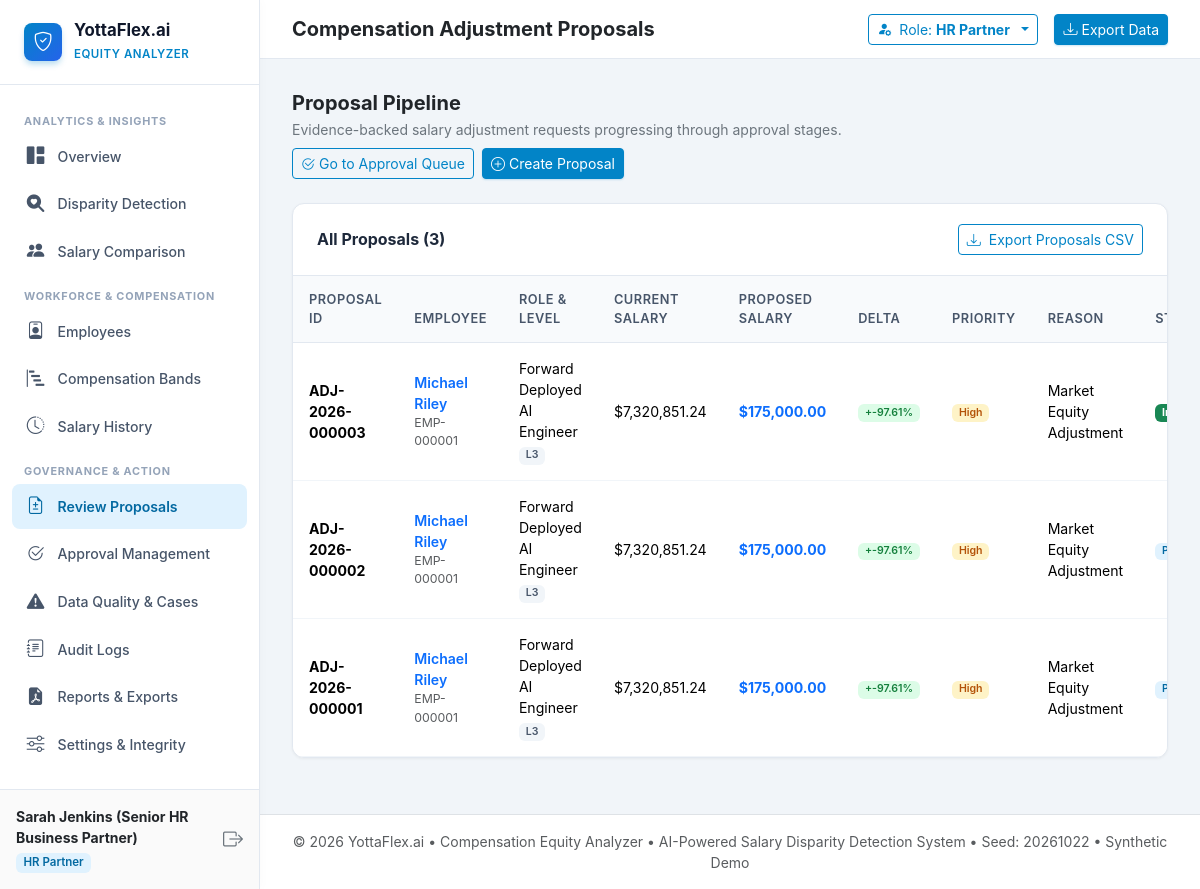
Page /proposals on the committed database.
### compensation-equity-analyzer/models/supporting.py (models this page shows, shortened)
class User(Base):
    __tablename__ = "users"
    id = Column(String(50), primary_key=True) # e.g., USR-001
    username = Column(String(50), unique=True, nullable=False, index=True)
    email = Column(String(100), unique=True, nullable=False, index=True)
    full_name = Column(String(100), nullable=False)
    role = Column(String(50), nullable=False, index=True) # Employee, Manager, HR Partner, IT/Operations Partner, System Administrator
    employee_id = Column(String(50), ForeignKey("employees.id"), nullable=True)
    password_hash = Column(String(255), nullable=False)
    is_active = Column(Boolean, nullable=False, default=True)
    created_at = Column(DateTime, default=datetime.utcnow, nullable=False)
    employee = relationship("Employee")

### compensation-equity-analyzer/models/adjustment.py (models this page shows, shortened)
class AdjustmentProposal(Base):
    __tablename__ = "adjustment_proposals"
    id = Column(String(50), primary_key=True) # e.g., ADJ-2026-000001
    employee_id = Column(String(50), ForeignKey("employees.id"), nullable=False, index=True)
    current_salary = Column(Float, nullable=False)
    proposed_salary = Column(Float, nullable=False)
    currency = Column(String(10), nullable=False, default="USD")
    percentage_change = Column(Float, nullable=False)
    reason = Column(String(200), nullable=False) # Market Equity, Promotion Adjustment, Anomaly Resolution
    supporting_evidence = Column(Text, nullable=False) # Anomaly report, performance rating, tenure metrics
    status = Column(String(50), nullable=False, default="Draft", index=True)
    priority = Column(String(20), nullable=False, default="Medium") # Low, Medium, High, Urgent
    submitted_by = Column(String(100), nullable=True)
    submitted_at = Column(DateTime, nullable=True)
    reviewed_by = Column(String(100), nullable=True)
    reviewed_at = Column(DateTime, nullable=True)
    effective_date = Column(Date, nullable=False)
    created_at = Column(DateTime, default=datetime.utcnow, nullable=False)
    updated_at = Column(DateTime, default=datetime.utcnow, onupdate=datetime.utcnow, nullable=False)
    employee = relationship("Employee", back_populates="adjustment_proposals")
    approval_history = relationship("ApprovalHistory", back_populates="proposal", order_by="ApprovalHistory.action_timestamp")
    adjustment_event = relationship("AdjustmentEvent", back_populates="proposal", uselist=False)

### compensation-equity-analyzer/models/employee.py (models this page shows, shortened)
class Employee(Base):
    __tablename__ = "employees"
    id = Column(String(50), primary_key=True)  # e.g., EMP-000001
    first_name = Column(String(100), nullable=False)
    last_name = Column(String(100), nullable=False)
    email = Column(String(150), unique=True, nullable=False, index=True)
    department = Column(String(100), nullable=False, index=True)
    role_id = Column(String(50), ForeignKey("roles.id"), nullable=False, index=True)
    level_id = Column(String(50), ForeignKey("levels.id"), nullable=False, index=True)
    location_id = Column(String(50), ForeignKey("locations.id"), nullable=False, index=True)
    manager_id = Column(String(50), ForeignKey("employees.id"), nullable=True, index=True)
    hire_date = Column(Date, nullable=False, index=True)
    status = Column(String(20), nullable=False, default="Active", index=True) # Active, On Leave, Terminated
    fte = Column(Float, nullable=False, default=1.0) # Full-Time Equivalent (e.g., 1.0, 0.8, 0.5)
    currency = Column(String(10), nullable=False, default="USD")
    created_at = Column(DateTime, default=datetime.utcnow, nullable=False)
    updated_at = Column(DateTime, default=datetime.utcnow, onupdate=datetime.utcnow, nullable=False)
    role = relationship("Role", back_populates="employees")
    level = relationship("Level", back_populates="employees")
    location = relationship("Location", back_populates="employees")
    manager = relationship("Employee", remote_side=[id], backref="direct_reports")
    salary_records = relationship("SalaryRecord", back_populates="employee", order_by="desc(SalaryRecord.effective_date)")
    performance_records = relationship("PerformanceEvidence", foreign_keys="[PerformanceEvidence.employee_id]", back_populates="employee", order_by="desc(PerformanceEvidence.review_date)")
    tenure_record = relationship("Tenure", back_populates="employee", uselist=False)
    promotions = relationship("Promotion", back_populates="employee", order_by="desc(Promotion.effective_date)")
    adjustment_proposals = relationship("AdjustmentProposal", back_populates="employee")
    group_memberships = relationship("ComparisonGroupMember", back_populates="employee")

### compensation-equity-analyzer/models/role.py (models this page shows, shortened)
class Role(Base):
    __tablename__ = "roles"
    id = Column(String(50), primary_key=True)  # e.g., ROLE-SWE
    code = Column(String(20), unique=True, nullable=False, index=True)
    name = Column(String(100), nullable=False)
    department = Column(String(100), nullable=False, index=True)
    job_family = Column(String(100), nullable=False, index=True) # Engineering, AI & Data, Product, etc.
    description = Column(Text, nullable=True)
    created_at = Column(DateTime, default=datetime.utcnow, nullable=False)
    updated_at = Column(DateTime, default=datetime.utcnow, onupdate=datetime.utcnow, nullable=False)
    employees = relationship("Employee", back_populates="role")
    compensation_bands = relationship("CompensationBand", back_populates="role")
    comparison_groups = relationship("ComparisonGroup", back_populates="role")

### compensation-equity-analyzer/models/level.py (models this page shows, shortened)
class Level(Base):
    __tablename__ = "levels"
    id = Column(String(50), primary_key=True)  # e.g., LVL-L1
    code = Column(String(20), unique=True, nullable=False, index=True) # L1, L2, L3, L4, L5, L6
    name = Column(String(100), nullable=False) # Associate, Mid, Senior, Staff, Principal, Executive
    hierarchy_order = Column(Integer, nullable=False, index=True) # 1 to 6
    min_experience_years = Column(Integer, nullable=False, default=0)
    description = Column(Text, nullable=True)
    created_at = Column(DateTime, default=datetime.utcnow, nullable=False)
    updated_at = Column(DateTime, default=datetime.utcnow, onupdate=datetime.utcnow, nullable=False)
    employees = relationship("Employee", back_populates="level")
    compensation_bands = relationship("CompensationBand", back_populates="level")
    promotions_from = relationship("Promotion", foreign_keys="Promotion.from_level_id", back_populates="from_level")
    promotions_to = relationship("Promotion", foreign_keys="Promotion.to_level_id", back_populates="to_level")

### compensation-equity-analyzer/routes/proposals.py (the view)
@router.get("/proposals", response_class=HTMLResponse)
def list_proposals(
    request: Request,
    status_filter: Optional[str] = None,
    db: Session = Depends(get_db)
):
    current_user = get_current_user(request, db)
    query = db.query(AdjustmentProposal).order_by(AdjustmentProposal.created_at.desc())
    if status_filter:
        query = query.filter(AdjustmentProposal.status == status_filter)
    proposals = query.all()
    employees = db.query(Employee).order_by(Employee.id).limit(100).all()
    return templates.TemplateResponse("proposals.html", {
        "request": request,
        "current_user": current_user,
        "proposals": proposals,
        "employees": employees,
        "status_filter": status_filter or ""
    })

### compensation-equity-analyzer/templates/proposals.html (shortened to what this page needs)
{% extends "base.html" %}
{% block header_title %}Compensation Adjustment Proposals{% endblock %}
{% block content %}
<div class="container-fluid p-0">
  <div class="d-flex align-items-center justify-content-between mb-4 flex-wrap gap-2">
    <div>
      <h5 class="fw-bold text-dark mb-1">Proposal Pipeline</h5>
      <p class="text-secondary small mb-0">Evidence-backed salary adjustment requests progressing through approval stages.</p>
    </div>
    <div class="d-flex gap-2">
      <a href="/approvals" class="btn btn-outline-primary btn-sm">
        <i class="bi bi-check2-circle"></i> Go to Approval Queue
      </a>
      <button type="button" class="btn btn-primary btn-sm" data-bs-toggle="modal" data-bs-target="#newProposalModal">
        <i class="bi bi-plus-circle"></i> Create Proposal
      </button>
    </div>
  </div>
  <div class="table-card">
    <div class="table-header">
      <h6 class="fw-bold mb-0">All Proposals ({{ proposals|length }})</h6>
      <a href="/api/v1/export/proposals/csv" class="btn btn-sm btn-outline-primary">
        <i class="bi bi-download me-1"></i> Export Proposals CSV
      </a>
    </div>
    <div class="table-responsive">
      <table class="table table-hover mb-0">
        <thead>
          <tr>
            <th>Proposal ID</th>
            <th>Employee</th>
            <th>Role & Level</th>
            <th>Current Salary</th>
            <th>Proposed Salary</th>
            <th>Delta</th>
            <th>Priority</th>
            <th>Reason</th>
            <th>Status</th>
          </tr>
        </thead>
        <tbody>
          {% for p in proposals %}
          <tr>
            <td class="fw-bold">{{ p.id }}</td>
            <td>
              <a href="/employees/{{ p.employee_id }}" class="fw-semibold text-decoration-none">
                {{ p.employee.full_name if p.employee else p.employee_id }}
              </a>
              <div class="text-muted small">{{ p.employee_id }}</div>
            </td>
            <td>
              <div>{{ p.employee.role.name if p.employee and p.employee.role else '' }}</div>
              <span class="badge badge-soft-secondary">{{ p.employee.level.code if p.employee and p.employee.level else '' }}</span>
            </td>
            <td>${{ "{:,.2f}".format(p.current_salary) }}</td>
            <td class="fw-bold text-primary">${{ "{:,.2f}".format(p.proposed_salary) }}</td>
            <td><span class="badge badge-soft-success">+{{ p.percentage_change }}%</span></td>
            <td>
              <span class="badge {% if p.priority == 'Urgent' %}badge-soft-danger{% elif p.priority == 'High' %}badge-soft-warning{% else %}badge-soft-info{% endif %}">
                {{ p.priority }}
              </span>
            </td>
            <td class="small">{{ p.reason }}</td>
            <td>
              <span class="badge {% if p.status == 'Approved' %}badge-soft-success{% elif p.status == 'Implemented' %}bg-success text-white{% elif p.status == 'Rejected' %}badge-soft-danger{% elif p.status == 'On Hold' %}badge-soft-secondary{% else %}badge-soft-info{% endif %}">
              </span>
            </td>
          </tr>
          {% else %}
          <tr>
            <td colspan="11" class="text-center text-muted py-4">No active adjustment proposals found.</td>
          </tr>
          {% endfor %}
        </tbody>
      </table>
    </div>
  </div>
</div>
{% endblock %}

### compensation-equity-analyzer/templates/base.html (shortened to what this page needs)
<!DOCTYPE html>
<html lang="en">
<head>
  <link href="https://cdn.jsdelivr.net/npm/bootstrap@5.3.3/dist/css/bootstrap.min.css" rel="stylesheet">
  <link rel="stylesheet" href="https://cdn.jsdelivr.net/npm/bootstrap-icons@1.11.3/font/bootstrap-icons.min.css">
  <link rel="stylesheet" href="/static/css/styles.css">
</head>
<body>
  <aside class="sidebar">
    <a href="/dashboard" class="sidebar-brand">
      <div class="brand-icon">
        <i class="bi bi-shield-check"></i>
      </div>
      <div class="brand-text">
        <h6>YottaFlex.ai</h6>
        <small>Equity Analyzer</small>
      </div>
    </a>
    <ul class="sidebar-nav">
      <li class="sidebar-heading">Analytics & Insights</li>
      <li class="nav-item">
        <a href="/dashboard" class="nav-link {% if request.url.path == '/dashboard' or request.url.path == '/' %}active{% endif %}">
          <i class="bi bi-grid-1x2-fill"></i>
          <span>Overview</span>
        </a>
      </li>
      <li class="nav-item">
        <a href="/disparity-detection" class="nav-link {% if '/disparity-detection' in request.url.path or '/analysis' in request.url.path %}active{% endif %}">
          <i class="bi bi-search-heart-fill"></i>
          <span>Disparity Detection</span>
        </a>
      </li>
      <li class="nav-item">
        <a href="/salary-comparison" class="nav-link {% if '/salary-comparison' in request.url.path %}active{% endif %}">
          <i class="bi bi-people-fill"></i>
          <span>Salary Comparison</span>
        </a>
      </li>
      <li class="sidebar-heading">Workforce & Compensation</li>
      <li class="nav-item">
        <a href="/employees" class="nav-link {% if '/employees' in request.url.path %}active{% endif %}">
          <i class="bi bi-person-badge"></i>
          <span>Employees</span>
        </a>
      </li>
      <li class="nav-item">
        <a href="/compensation-bands" class="nav-link {% if '/compensation-bands' in request.url.path %}active{% endif %}">
          <i class="bi bi-bar-chart-steps"></i>
          <span>Compensation Bands</span>
        </a>
      </li>
      <li class="nav-item">
        <a href="/salary-history" class="nav-link {% if '/salary-history' in request.url.path %}active{% endif %}">
          <i class="bi bi-clock-history"></i>
          <span>Salary History</span>
        </a>
      </li>
      <li class="sidebar-heading">Governance & Action</li>
      <li class="nav-item">
        <a href="/proposals" class="nav-link {% if '/proposals' in request.url.path %}active{% endif %}">
          <i class="bi bi-file-earmark-diff"></i>
          <span>Review Proposals</span>
        </a>
      </li>
      <li class="nav-item">
        <a href="/approvals" class="nav-link {% if '/approvals' in request.url.path %}active{% endif %}">
          <i class="bi bi-check2-circle"></i>
          <span>Approval Management</span>
        </a>
      </li>
      <li class="nav-item">
        <a href="/data-quality" class="nav-link {% if '/data-quality' in request.url.path %}active{% endif %}">
          <i class="bi bi-exclamation-triangle-fill"></i>
          <span>Data Quality & Cases</span>
        </a>
      </li>
      <li class="nav-item">
        <a href="/audit-logs" class="nav-link {% if '/audit-logs' in request.url.path %}active{% endif %}">
          <i class="bi bi-journal-text"></i>
          <span>Audit Logs</span>
        </a>
      </li>
      <li class="nav-item">
        <a href="/reports" class="nav-link {% if '/reports' in request.url.path %}active{% endif %}">
          <i class="bi bi-file-earmark-pdf-fill"></i>
          <span>Reports & Exports</span>
        </a>
      </li>
      <li class="nav-item">
        <a href="/settings" class="nav-link {% if '/settings' in request.url.path %}active{% endif %}">
          <i class="bi bi-sliders"></i>
          <span>Settings & Integrity</span>
        </a>
      </li>
    </ul>
    <div class="sidebar-footer">
      <div class="d-flex align-items-center justify-content-between">
        <div>
          <div class="fw-bold small text-dark">{{ current_user.full_name if current_user else 'Demo Reviewer' }}</div>
          <span class="badge badge-soft-info" style="font-size: 0.72rem;">{{ current_user.role if current_user else 'HR Partner' }}</span>
        </div>
        <a href="/login" class="text-secondary" title="Logout"><i class="bi bi-box-arrow-right fs-5"></i></a>
      </div>
    </div>
  </aside>
  <div class="main-wrapper">
    <header class="top-navbar">
      <div class="d-flex align-items-center gap-3">
        <span class="fw-bold text-dark fs-5">{% block header_title %}Overview Dashboard{% endblock %}</span>
      </div>
      <div class="d-flex align-items-center gap-3">
        <div class="dropdown">
          <button class="btn btn-sm btn-outline-primary dropdown-toggle d-flex align-items-center gap-2" type="button" data-bs-toggle="dropdown">
            <i class="bi bi-person-fill-gear"></i>
            <span>Role: <strong>{{ current_user.role if current_user else 'HR Partner' }}</strong></span>
          </button>
        </div>
        <a href="/reports" class="btn btn-sm btn-primary d-none d-md-inline-flex align-items-center gap-1">
          <i class="bi bi-download"></i> Export Data
        </a>
      </div>
    </header>
    <main class="content-body">
      {% block content %}{% endblock %}
    </main>
    <footer class="py-3 px-4 bg-white border-top text-center text-muted small">
      &copy; 2026 YottaFlex.ai &bull; Compensation Equity Analyzer &bull; AI-Powered Salary Disparity Detection System &bull; Seed: 20261022 &bull; Synthetic Demo
    </footer>
  </div>
</body>
</html>

### rows in the picture
User: full_name "Sarah Jenkins (Senior HR Business Partner)", role "HR Partner"
AdjustmentProposal: id "ADJ-2026-000003", employee "Michael Riley", employee_id "EMP-000001", employee.role "Forward Deployed AI Engineer", employee.level "L3", current_salary "7,320,851.24", proposed_salary "175,000.00", percentage_change "-97.61", priority "High", reason "Market Equity Adjustment"
AdjustmentProposal: id "ADJ-2026-000002", employee "Michael Riley", employee_id "EMP-000001", employee.role "Forward Deployed AI Engineer", employee.level "L3", current_salary "7,320,851.24", proposed_salary "175,000.00", percentage_change "-97.61", priority "High", reason "Market Equity Adjustment"
AdjustmentProposal: id "ADJ-2026-000001", employee "Michael Riley", employee_id "EMP-000001", employee.role "Forward Deployed AI Engineer", employee.level "L3", current_salary "7,320,851.24", proposed_salary "175,000.00", percentage_change "-97.61", priority "High", reason "Market Equity Adjustment"

### other values in the picture
{{ proposals|length }} "3"
